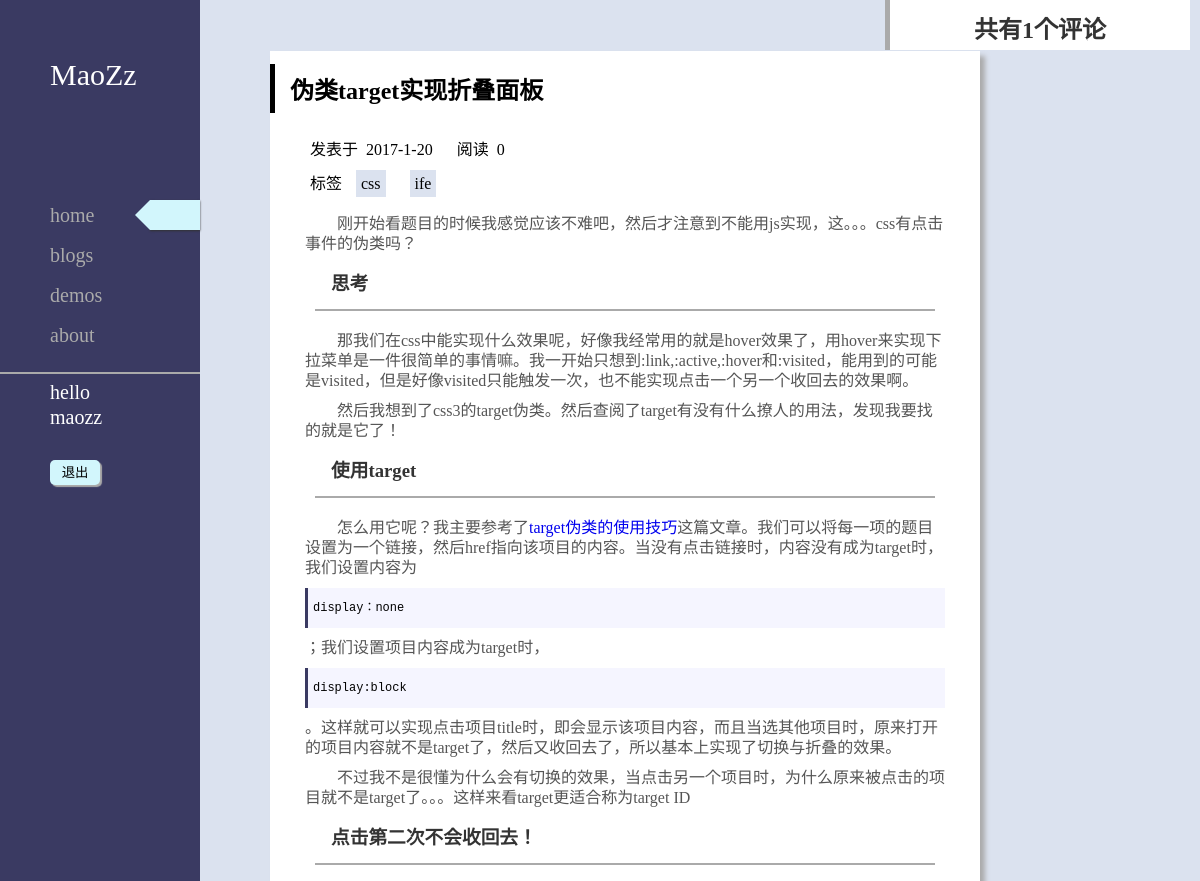
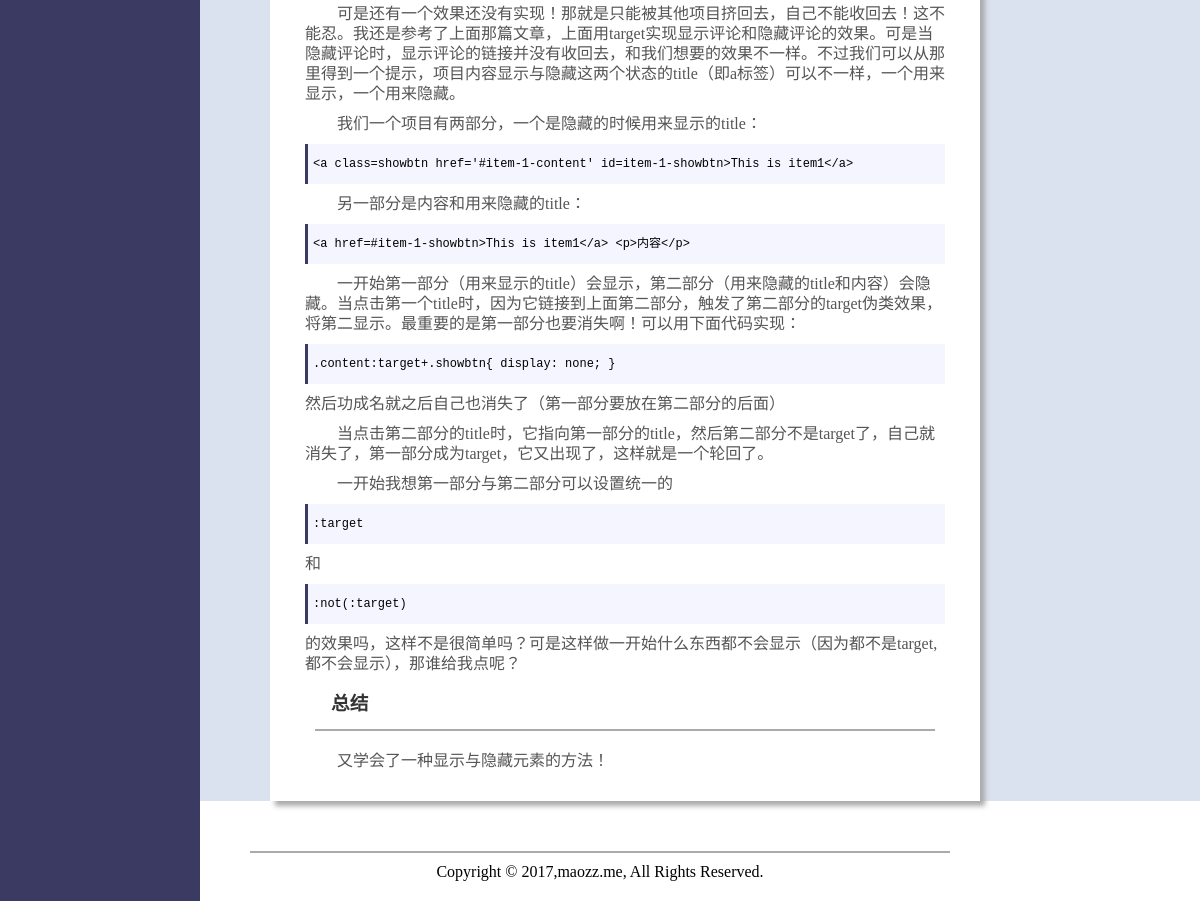
The page /detail/3 (signed in) on the database its author committed (2 pictures, top to bottom).
### blog/models.py (models this page shows, shortened)
class Post(models.Model):
  title = models.CharField(max_length=30)
  publish_time = models.DateTimeField('Date Published')
  intro = models.TextField()
  view = models.IntegerField(default=0)
  tags = models.ManyToManyField(Tag)

class Tag(models.Model):
  name = models.CharField(max_length=10)
  def __str__(self):
    return self.name

class Blog(Post):
  content = models.TextField()

### blog/views.py (the view)
# urls.py: url(r'^detail/(\d+)/?$',views.detail,name='detail'),
def detail(rq,id):
    islogin,username = validate(rq)
    try:
        post=Blog.objects.get(id=id)
        post.content = markdown(post.content)
        remarks = BlogRemark.objects.filter(blog_id=id)
        if islogin:
            rq.session['blog_id'] = id
        rp = render(rq,'blog.html',{'remarks':remarks,'blog': post,'islogin': islogin,'username': username})
        rp.set_cookie('page','999');
        return rp
    except Blog.DoesNotExist as err:
        try:
            post = Demo.objects.get(id=id)
            remarks = DemoRemark.objects.filter(demo_id=id)
            if islogin:
                 rq.session['demo_id'] = id
            rp = render(rq,'demo.html',{'demo': post,'remarks': remarks})
            rp.set_cookie('page','999');
            return rp
        except Demo.DoesNotExist as err:
            return HttpResponse(status=404)

### blog/views.py (called while the page is built)
def validate(rq):
    username = rq.session.get('username',False)
    islogin = False
    if username:
        islogin = True
    return islogin,username

### blog/templates/blog.html (shortened to what this page needs)
<!DOCTYPE html>
<html lang="en">
<head>
  {% load static %}
  <link href="{% static 'blog/css/base.css' %}" rel="stylesheet">
  <link href="{% static 'blog/css/blog.css' %}" rel="stylesheet">
  <link href="{% static 'blog/css/remark.css' %}" rel="stylesheet">
</head>
<body>
{% include 'common/nav.html' %}
<div class="container">
  <div class="blog">
    <h2>{{ blog.title }}</h2>
    <div class="msg">
      <span class="publish-date">发表于&nbsp&nbsp{{ blog.publish_time | date:'Y-g-j' }}</span>
      <span class="view">阅读&nbsp&nbsp{{ blog.view }}</span>
      <div class="tags">
        <span>标签</span>
        {% for tag in blog.tags.all %}
        <span class="tag">{{ tag }}</span>
        {% endfor %}
      </div>
    </div>
    <div class="content">
    {{ blog.content | safe }}
    </div>
  </div>
</div>
{% include 'common/footer.html' %}
{% include 'common/blog_remark.html' %}
</body>
</html>

### blog/static/blog/css/base.css (style rules this page uses)
* { margin: 0; padding: 0; }
a { text-decoration: none; }
.container { margin-left: 200px; background: #dbe2ef; border-top: 1px solid transparent; }

### blog/static/blog/css/blog.css (style rules this page uses)
.blog { margin: 50px 70px; width: 670px; padding: 20px; background: #fff; box-shadow: 5px 5px 5px #aaa; }
.blog h2 { margin-bottom: 30px; position: relative; }
.blog h2::before { position: absolute; left: -20px; top: -20%; width: 5px; height: 140%; content: ''; background: #000; }
.msg { margin: 20px; }
.msg>* { margin-top: 10px; }
.publish-date { padding-bottom: 10px; margin-right: 20px; }
.tag { padding: 5px; line-height: 20px; background: #dbe2ef; margin: 0 10px; }
.blog h3 { color: #333; margin: 20px; padding-bottom: 15px; border-bottom: 2px #aaa solid; }
.blog p { margin: 10px; text-indent: 2em; color: #555; }
code { text-indent:0; border-left: #3a3a62 solid 3px; display:block; font-size:12px; font-family:Courier, Calibri,"宋体"; margin:10px 0; padding:10px 0 10px 5px; background:#f5f5ff; color:#000; }

### blog/static/blog/css/remark.css (style rules this page uses)
.content { margin: 5px; text-indent: 1em; color: #333; font-size: 16px; line-height: 20px; }

### rows shown on the page
Post: title "伪类target实现折叠面板", publish_time "2017-1-20", view "0"
Tag: name "css"
Tag: name "ife"
Blog: content "刚开始看题目的时候我感觉应该不难吧，然后才注意到不能用js实现，这。。。css有点击事件的伪类吗？ 思考 那我们在css中能实现什么效果呢，好像我经常用的就是hover效果了，用hover来实现下拉菜单是一件很简单的事情嘛。我一开始只想到:link,:active,:hover和:visited，能用到的可能是visited，但是好像visited只能触发一次，也不能实现点击一个另一个收回去的效果啊。 然后我想到了css3的target伪类。然后查阅了target有没有什么撩人的用法，发现我要找的就是它了！ 使用target 怎么用它呢？我主要参考了 target伪类的使用技巧 这篇文章。我们可以将每一项的题目设置为一个链接，然后href指向该项目的内容。当没有点击链接时，内容没有成为target时，我们设置内容为 display：none ；我们设置项目内容成为target时， display:block 。这样就可以实现点击项目title时，即会显示该项目内容，而且当选其他项目时，原来打开的项目内容就不是target了，然后又收回去了，所以基本上实现了切换与折叠的效果。 不过我不是很懂为什么会有切换的效果，当点击另一个项目时，为什么原来被点击的项目就不是target了。。。这样来看target更适合称为target ID 点击第二次不会收回去！…"

### other values the page prints
{{ username }} "maozz"
{{ remarks | length }} "1"
